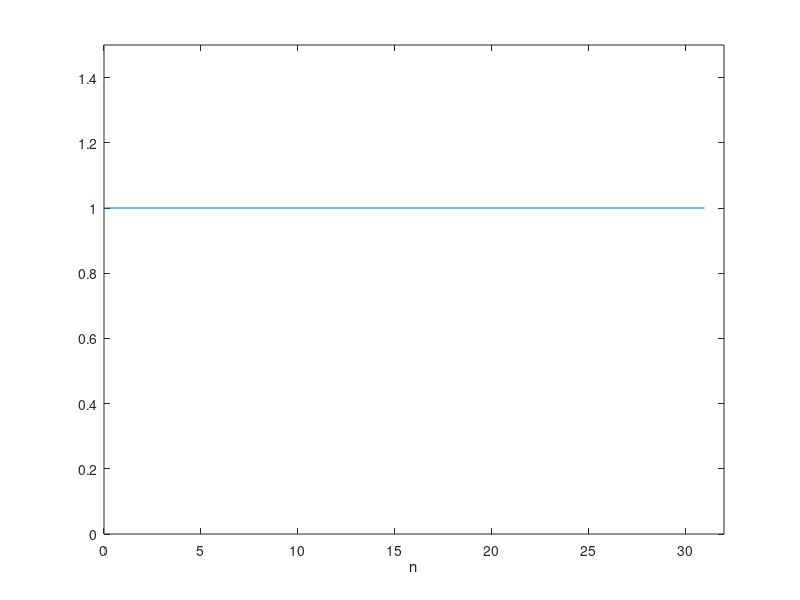

Here is the MATLAB script that generated this plot: (Note: this script raises an error after producing the figure.)
% rectangular window
close all
N=32;
n=0:N-1;
% w_r=0;
% for i=1:N
%   w_r(i) = 1;
% end
w_r = ones(N,1);
plot(n,w_r);
xlim([0 32])
ylim([0 1.5])
xlabel('n')
gtext('Rectangular')
grid MINOR
shg

hold on

% triangular window
N=31;
n=0:N-1;
w_t = ((N-1)/2-abs(n-(N-1)/2))*2/(N-1);
plot(n,w_t)
gtext('Triangular')

hold on

% sine window
N=32;
n=0:N-1;
w_s=sin(pi*n/(N-1));
plot(n,w_s)
gtext('Sine')

hold on

% Hann window
N=32;
n=0:N-1;
w_h=0.5*(1-cos(2*pi*n/(N-1)));
plot(n,w_h)
gtext('Hann')
legend('Rectangular','Triangular','Sine','Hann')



